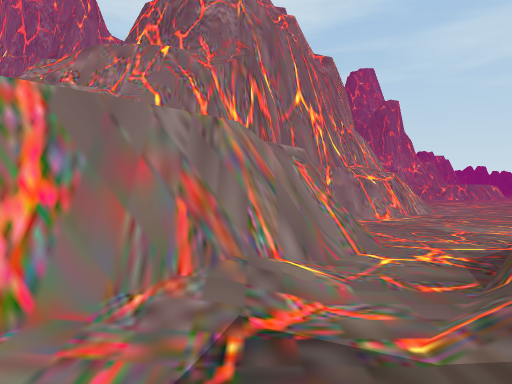
view 1 (above)

19 first-person views from a walk through a Unity game level. The camera is 1.5 m above the floor, looks level and sees 75° across. The floor is counted in squares, 2 m on a side. Each view is taken from the middle of a square. On the plan, view 1 faces up. The plan holds only what a view shows up to about 11 squares ahead; the rest is blank. The place goes on beyond the plan. The player is left out.

view 2
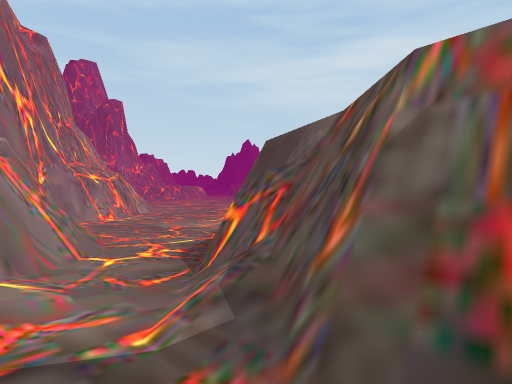

view 3
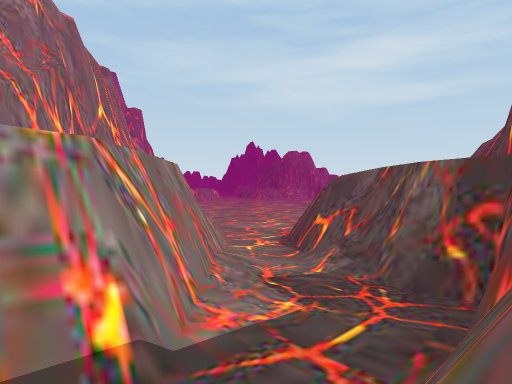

view 4
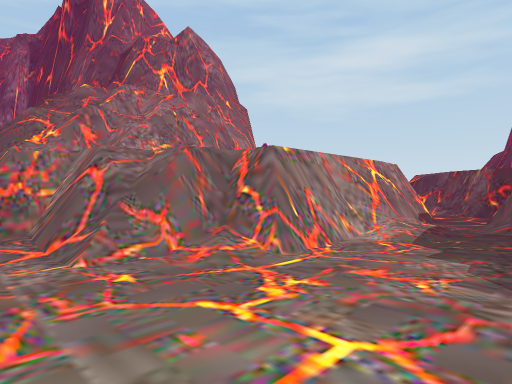

view 5
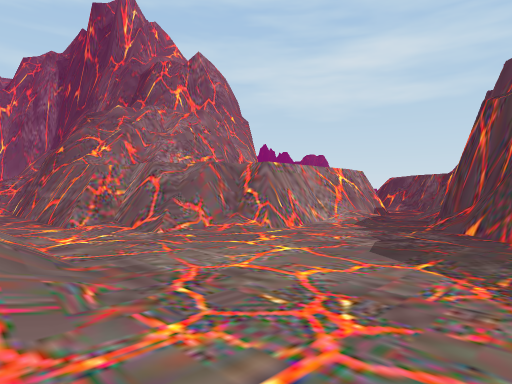

view 6
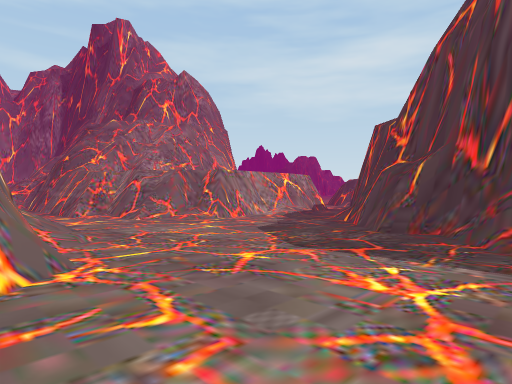

view 7
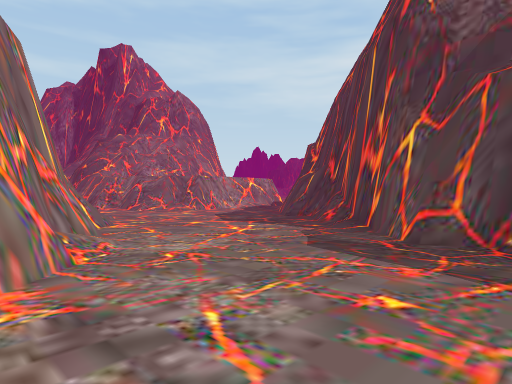

view 8
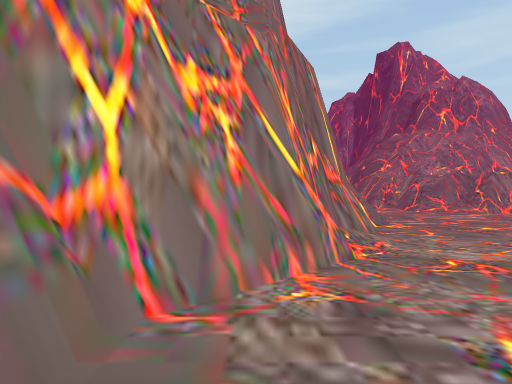

view 9
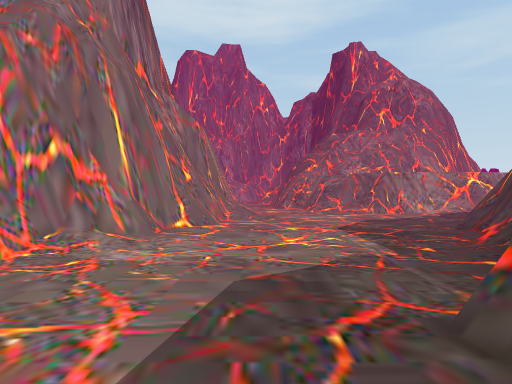

view 10
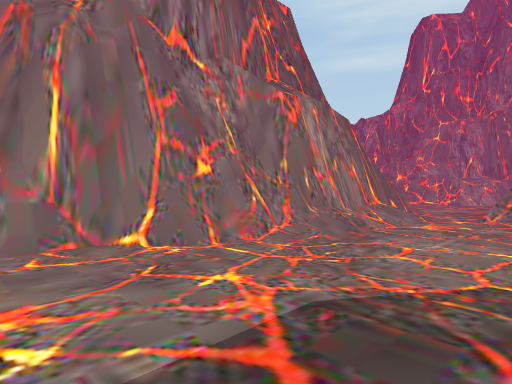

view 11
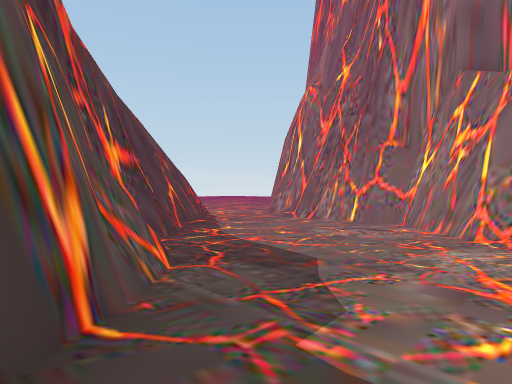

view 12
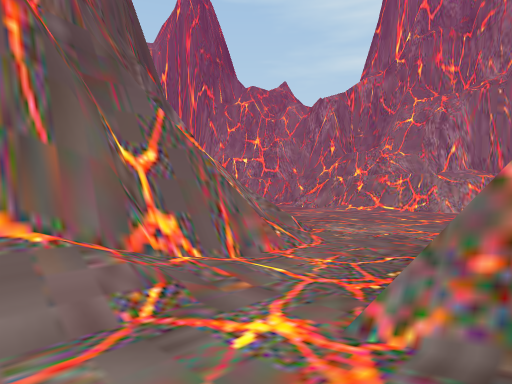

view 13
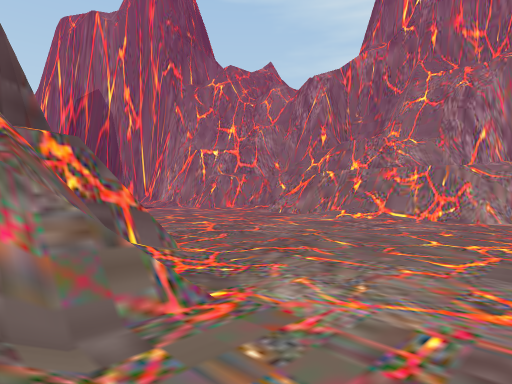

view 14
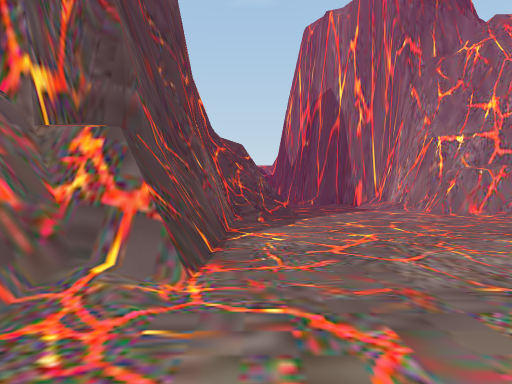

view 15
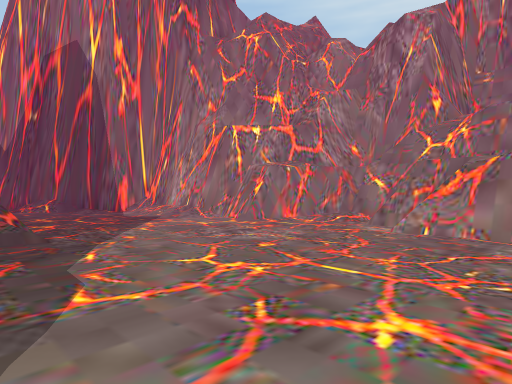

view 16
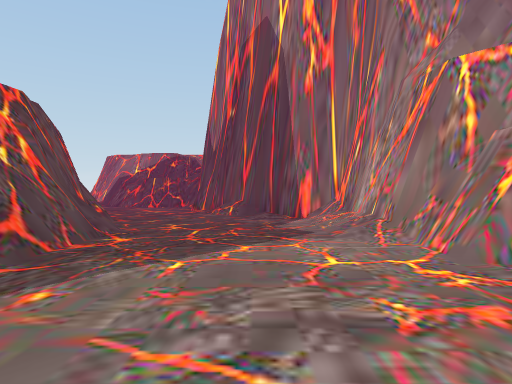

view 17
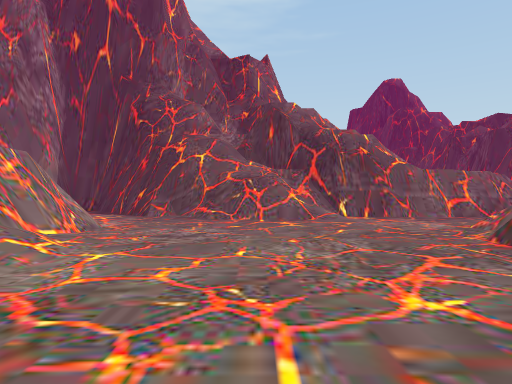

view 18
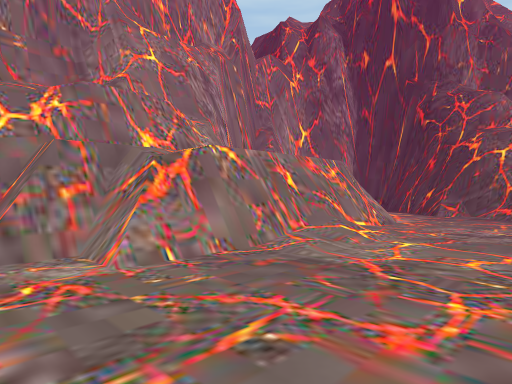

view 19
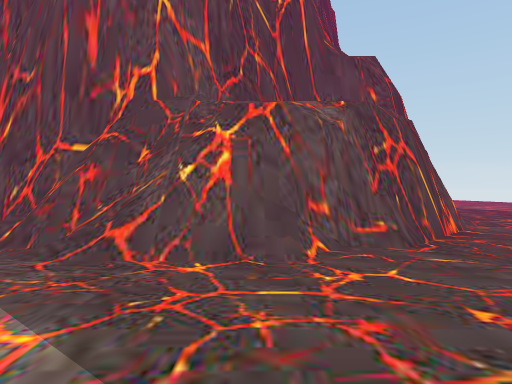

### Floor plan
Key: @ floor where view 1 was taken; # wall or solid block; . floor; / step, stairs or slope; = window, fence, low wall or low ledge.
Columns run from 32 left of view 1 to 6 right of it. Each row starts with its distance up from view 1.
 18          ###
 17         ##/##     ## ..
 16  ########...########..#
 15  #/////.......///....=#
 14 ##...................##
 13 #/...................#=
 12 /...................=#
 11 ....................=#              ##.
 10 .....=#=/............#            ###..
  9 ..########/..........#             ....
  8 .##     #########/...#             ....
  7 ##             ##=/..#            .....
  6                 ###/.#           #....
  5                   ##.##          #....
  4                   ##.###        ##.==
  3                    #/.###      ##.###
  2                    #/..=##    ##//#
  1                    #/...#######..##
  0                    #/.....///...@#=
 -1                   ##/.......//####
 -2                   ##.......##
 -3                   #/......##
 -4                   #......##
 -5                  ##.....##
 -6                  #......#
 -7                 ##.....##
 -8                ##.....##
 -9                #......#
-10                #.....##
-11                #.....#

Where each view was taken, in squares from view 1:
view 1: 0 up, 0 right, facing up
view 2: 0 up, 0 right, facing up-right
view 3: 1 down, 3 left, facing up-right
view 4: 2 down, 11 left, facing up-right
view 5: 4 down, 13 left, facing up-right
view 6: 7 down, 14 left, facing up-right
view 7: 11 down, 16 left, facing up-right
view 8: 11 down, 16 left, facing up
view 9: 11 down, 12 left, facing up
view 10: 6 down, 9 left, facing up-left
view 11: 6 down, 9 left, facing down-left
view 12: 2 up, 10 left, facing up-left
view 13: 6 up, 12 left, facing up-left
view 14: 9 up, 13 left, facing left
view 15: 9 up, 18 left, facing up-left
view 16: 13 up, 21 left, facing left
view 17: 12 up, 21 left, facing right
view 18: 12 up, 22 left, facing up-right
view 19: 15 up, 27 left, facing down
